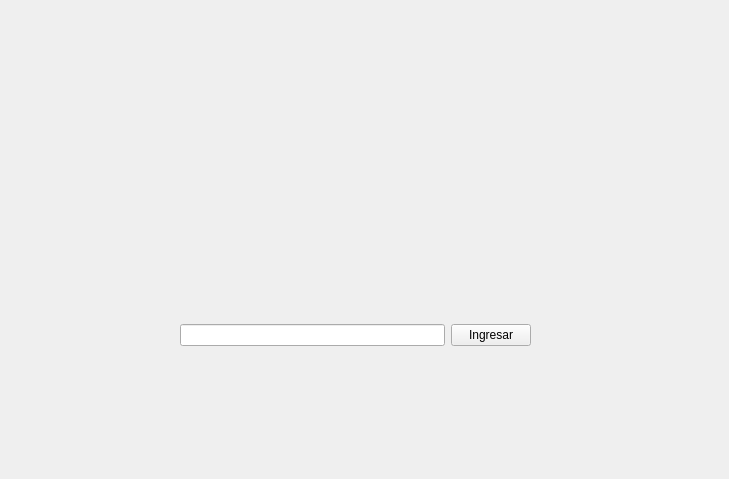
<?xml version="1.0" encoding="UTF-8"?>
<ui version="4.0">
 <class>InicialWindow</class>
 <widget class="QWidget" name="InicialWindow">
  <property name="geometry">
   <rect>
    <x>0</x>
    <y>0</y>
    <width>729</width>
    <height>479</height>
   </rect>
  </property>
  <property name="windowTitle">
   <string>Form</string>
  </property>
  <widget class="QLabel" name="label">
   <property name="geometry">
    <rect>
     <x>120</x>
     <y>60</y>
     <width>461</width>
     <height>111</height>
    </rect>
   </property>
   <property name="text">
    <string/>
   </property>
   <property name="pixmap">
    <pixmap>sprites/start.png</pixmap>
   </property>
   <property name="alignment">
    <set>Qt::AlignCenter</set>
   </property>
  </widget>
  <widget class="QWidget" name="horizontalLayoutWidget">
   <property name="geometry">
    <rect>
     <x>180</x>
     <y>310</y>
     <width>351</width>
     <height>51</height>
    </rect>
   </property>
   <layout class="QHBoxLayout" name="horizontalLayout">
    <item>
     <widget class="QLineEdit" name="lineUsuario"/>
    </item>
    <item>
     <widget class="QPushButton" name="boton_ingresar_usuario">
      <property name="text">
       <string>Ingresar</string>
      </property>
     </widget>
    </item>
   </layout>
  </widget>
 </widget>
 <resources/>
 <connections>
  <connection>
   <sender>boton_ingresar_usuario</sender>
   <signal>clicked()</signal>
   <receiver>InicialWindow</receiver>
   <slot>iniciar_juego()</slot>
   <hints>
    <hint type="sourcelabel">
     <x>487</x>
     <y>334</y>
    </hint>
    <hint type="destinationlabel">
     <x>364</x>
     <y>239</y>
    </hint>
   </hints>
  </connection>
 </connections>
 <slots>
  <signal>senal_iniciar_juego(QString)</signal>
  <slot>iniciar_juego()</slot>
 </slots>
</ui>
